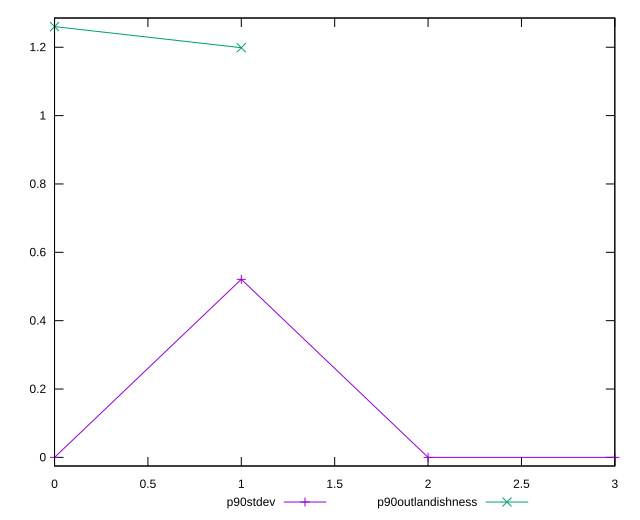

Source code (gnuplot):
reset

$p90Stdev <<EOF
0 0.000014581141483641688
1 0.5209964269349566
2 0
3 0
EOF

$p90Outlandishness <<EOF
0 1.2603530633735576
1 1.1986258036552622
EOF

set key outside below
set xrange [0:3]
set yrange [-0.025207061267471152:1.2855601246410286]
set trange [-0.025207061267471152:1.2855601246410286]
set terminal svg size 640, 520 enhanced background rgb 'white'
set output "reports/report_00033_2021-03-01T14-23-16.841Z/cumulative-layout-shift/progression/stddev.svg"

plot $p90Stdev title "p90stdev" with linespoints, \
     $p90Outlandishness title "p90outlandishness" with linespoints

reset
